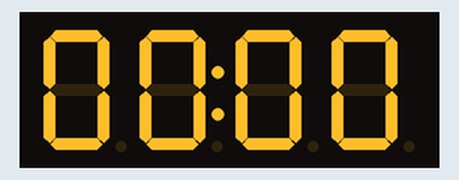
The sketch below on a simulated ESP8266 (NodeMCU). On the bench: 4-digit seven-segment display.

Above: at 0.15 s.
At 5.03 s:
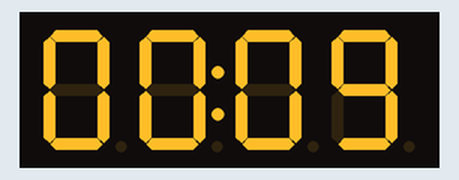
At 9.91 s:
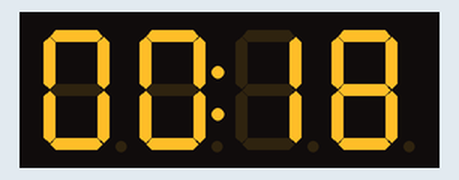
At 19.93 s:
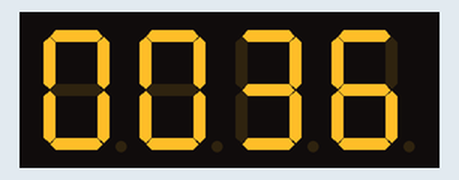
At 29.69 s:
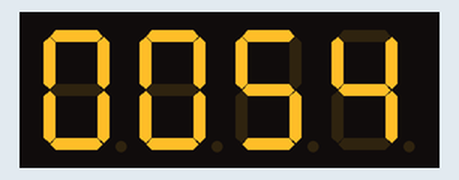
At 39.72 s:
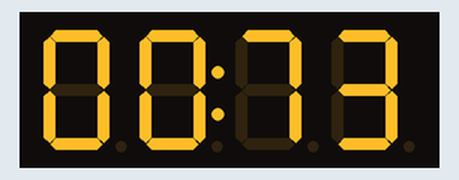

The sketch:

display_test.ino
```cpp
#include <TM1637Display.h>

#define CLK D5
#define DIO D6

TM1637Display display(CLK, DIO);

void setup() {
  display.setBrightness(7);  // Brightness: 0 (dim) to 7 (bright)
}

void loop() {
  for (int i = 0; i <= 9999; i++) {
    // Turn ON the colon and display the number
    display.showNumberDecEx(i, 0b01000000, true);
    delay(250);

    // Turn OFF the colon while keeping the number
    display.showNumberDecEx(i, 0b00000000, true);
    delay(250);
  }
}
```
